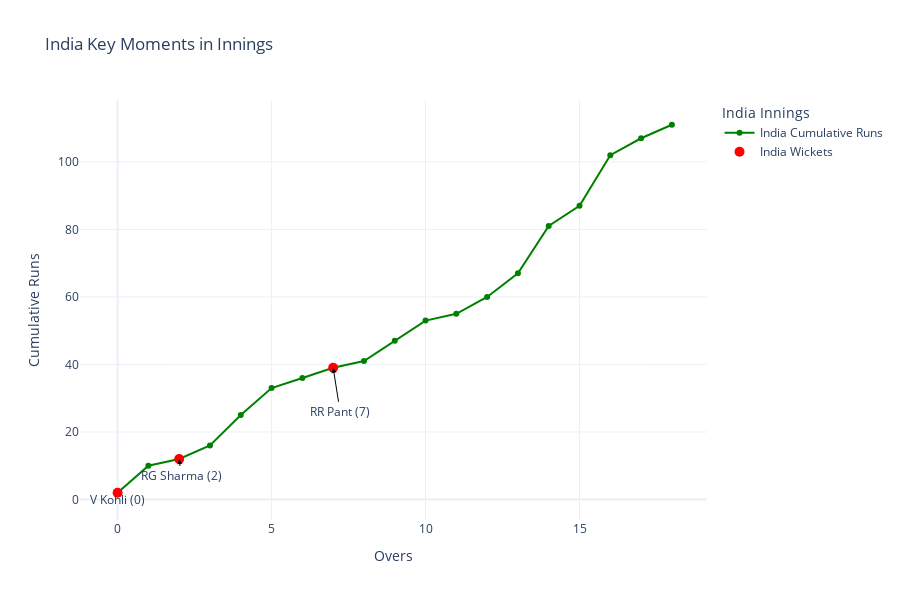

Notebook source saved alongside this figure:
### Markdown cell above
Now, let’s have a look at the key moments for India:

### Code cell
india_cumulative_runs = data[data['team'] == 'India'].groupby('over')['runs_total'].sum().cumsum()
india_wickets_fall = data[(data['team'] == 'India') & data['wickets_0_player_out'].notna()].groupby('over').size().cumsum()
india_key_moments = data[(data['team'] == 'India') & data['wickets_0_player_out'].notna()].reset_index()

fig = go.Figure()

fig.add_trace(go.Scatter(
    x=india_cumulative_runs.index,
    y=india_cumulative_runs.values,
    mode='lines+markers',
    name='India Cumulative Runs',
    line=dict(color='green')
))

fig.add_trace(go.Scatter(
    x=india_wickets_fall.index,
    y=india_cumulative_runs.loc[india_wickets_fall.index],
    mode='markers',
    name='India Wickets',
    marker=dict(color='red', size=10)
))

for _, row in india_key_moments.iterrows():
    fig.add_annotation(
        x=row['over'],
        y=india_cumulative_runs.loc[row['over']],
        text=f"{row['batter']} ({row['over']})",
        showarrow=True,
        arrowhead=2,
        ax=row['over'],
        ay=india_cumulative_runs.loc[row['over']] + 5,
        arrowcolor='black'
    )

fig.update_layout(
    title='India Key Moments in Innings',
    xaxis_title='Overs',
    yaxis_title='Cumulative Runs',
    template='plotly_white',
    legend_title='India Innings',
    autosize=False,
    width=900,
    height=600
)

fig.show()

### Figure 1 — Plotly figure (JSON) as saved in the notebook; plotly's stock layout.template omitted (floating-point values rounded to 4 significant figures)
{"data": [{"line": {"color": "green"}, "mode": "lines+markers", "name": "India Cumulative Runs", "type": "scatter", "x": [0, 1, 2, 3, 4, 5, 6, 7, 8, 9, 10, 11, 12, 13, 14, 15, 16, 17, 18], "y": [2, 10, 12, 16, 25, 33, 36, 39, 41, 47, 53, 55, 60, 67, 81, 87, 102, 107, 111]}, {"marker": {"color": "red", "size": 10}, "mode": "markers", "name": "India Wickets", "type": "scatter", "x": [0, 2, 7], "y": [2, 12, 39]}], "layout": {"annotations": [{"arrowcolor": "black", "arrowhead": 2, "ax": 0, "ay": 7, "showarrow": true, "text": "V Kohli (0)", "x": 0, "y": 2}, {"arrowcolor": "black", "arrowhead": 2, "ax": 2, "ay": 17, "showarrow": true, "text": "RG Sharma (2)", "x": 2, "y": 12}, {"arrowcolor": "black", "arrowhead": 2, "ax": 7, "ay": 44, "showarrow": true, "text": "RR Pant (7)", "x": 7, "y": 39}], "autosize": false, "height": 600, "legend": {"title": {"text": "India Innings"}}, "title": {"text": "India Key Moments in Innings"}, "width": 900, "xaxis": {"autorange": true, "range": [-1.226, 19.14], "title": {"text": "Overs"}, "type": "linear"}, "yaxis": {"autorange": true, "range": [-6.071, 118.3], "title": {"text": "Cumulative Runs"}, "type": "linear"}}}
